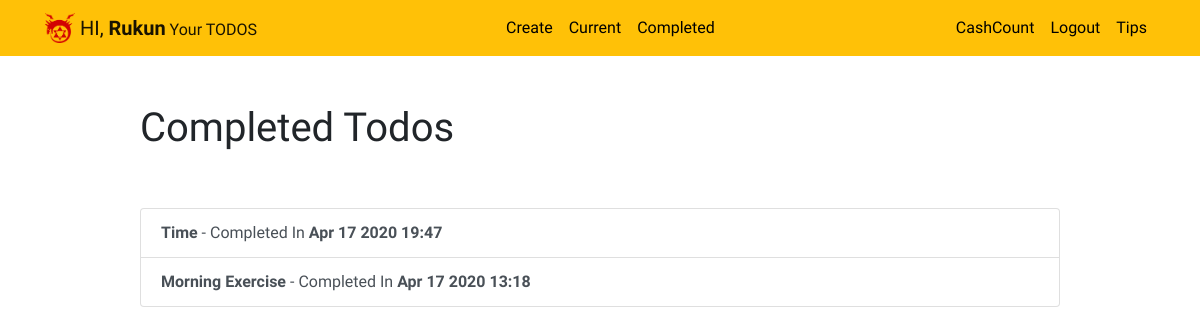
The page /completed/ (signed in) on the database its author committed.
### todo_a/models.py (models this page shows, shortened)
class TODO(models.Model):
    title = models.CharField(max_length=100)
    memo = models.TextField(blank=True)
    created = models.DateTimeField(auto_now_add=True)
    datecompleted = models.DateTimeField(null=True,blank=True)
    important = models.BooleanField(default=False)
    user = models.ForeignKey(User, on_delete=models.CASCADE)

### todo_a/views.py (the view)
# urls.py: path('completed/',views.completedtodo,name="completedtodo"),
@login_required
def completedtodo(request):
    todos = TODO.objects.filter(user=request.user,datecompleted__isnull=False).order_by('-datecompleted')
    return render(request,'todo_a/completedtodo.html',{'todos':todos})

### todo_a/templates/todo_a/completedtodo.html
{% extends 'todo_a/base.html' %}
{% block content %}
<div class="row justify-content-center mt-5">
    <div class="col-md-10">
        <h1>Completed Todos</h1>
    </div>
</div>
<div class="row justify-content-center mt-5">
    <div class="col-md-10">
        <div class="list-group">
            {% for todo in todos %}
                <a href="{% url 'viewtodo' todo.id %}" class="list-group-item list-group-item-action{% if todo.important %} list-group-item-danger{% endif %}"><b>{{ todo.title }}</b> - Completed In <b>{{ todo.datecompleted|date:'M j Y H:i' }}</b></a>
            {% endfor %}
        </div>
    </div>
</div>
{% endblock %}

### todo_a/templates/todo_a/base.html (shortened to what this page needs)
{% load static %}
<!doctype html>
<html lang="en">
  <head>
    <link rel="stylesheet" href="https://stackpath.bootstrapcdn.com/bootstrap/4.4.1/css/bootstrap.min.css">
    <link rel="stylesheet" href="{% static "todo_a/custom.css" %}">
  </head>
  <body>
    <nav id="topNav" class="navbar navbar-expand-md navbar-light bg-warning">
  <div class="container">
    <a class="navbar-brand" href="{% url 'home' %}">
      <img src="{% static "todo_a/logo.png" %}" width="30" height="30" class="d-inline-block align-top" alt="Nazmul's Logo">
      {% if user.is_authenticated %}
      <span>HI, <b>{{ user.username }}</b><small> Your TODOS</small></span>
      {% else %}
      <span>TODOS & CASHCOUNT</span>
      {% endif %}
    </a>
    <div class="collapse navbar-collapse " id="navbarNav">
      {% if user.is_authenticated %}
        <ul class="navbar-nav ml-auto">
          <li class="nav-item">
            <a class="nav-link" href="{% url 'createtodo' %}">Create</a>
          </li>
          <li class="nav-item">
            <a class="nav-link" href="{% url 'currenttodo' %}">Current</a>
          </li>
          <li class="nav-item">
            <a class="nav-link" href="{% url 'completedtodo' %}">Completed</a>
          </li>
        </ul>
      {% endif %}
        <ul class="navbar-nav ml-auto">
          {% if user.is_authenticated %}
          <li>
            <a class="nav-link" href="{% url 'cashCount:cashMemo' %}">CashCount</a>
          </li>
          <li class="nav-item">
            <a href="#" onclick="$('#signOutBtn').click()" class="nav-link">Logout</a>
          </li>
          {% endif %}
          <li class="nav-item">
            <a class="nav-link" href="{% url 'tips' %}">Tips</a>
          </li>
      </ul>
    </div>
  </div>
</nav>
<div class="container">
  {% block content %}{% endblock %}
</div>
  </body>
</html>

### todo_a/static/todo_a/custom.css (style rules this page uses)
.navbar-nav .nav-link { color: rgba(0,0,0,1) !important; }
body { font-family: 'Girassol', cursive; }

### rows shown on the page
TODO: title "Time", datecompleted "Apr 17 2020 19:47"
TODO: title "Morning Exercise", datecompleted "Apr 17 2020 13:18"

### other values the page prints
{{ user.username }} "Rukun"
